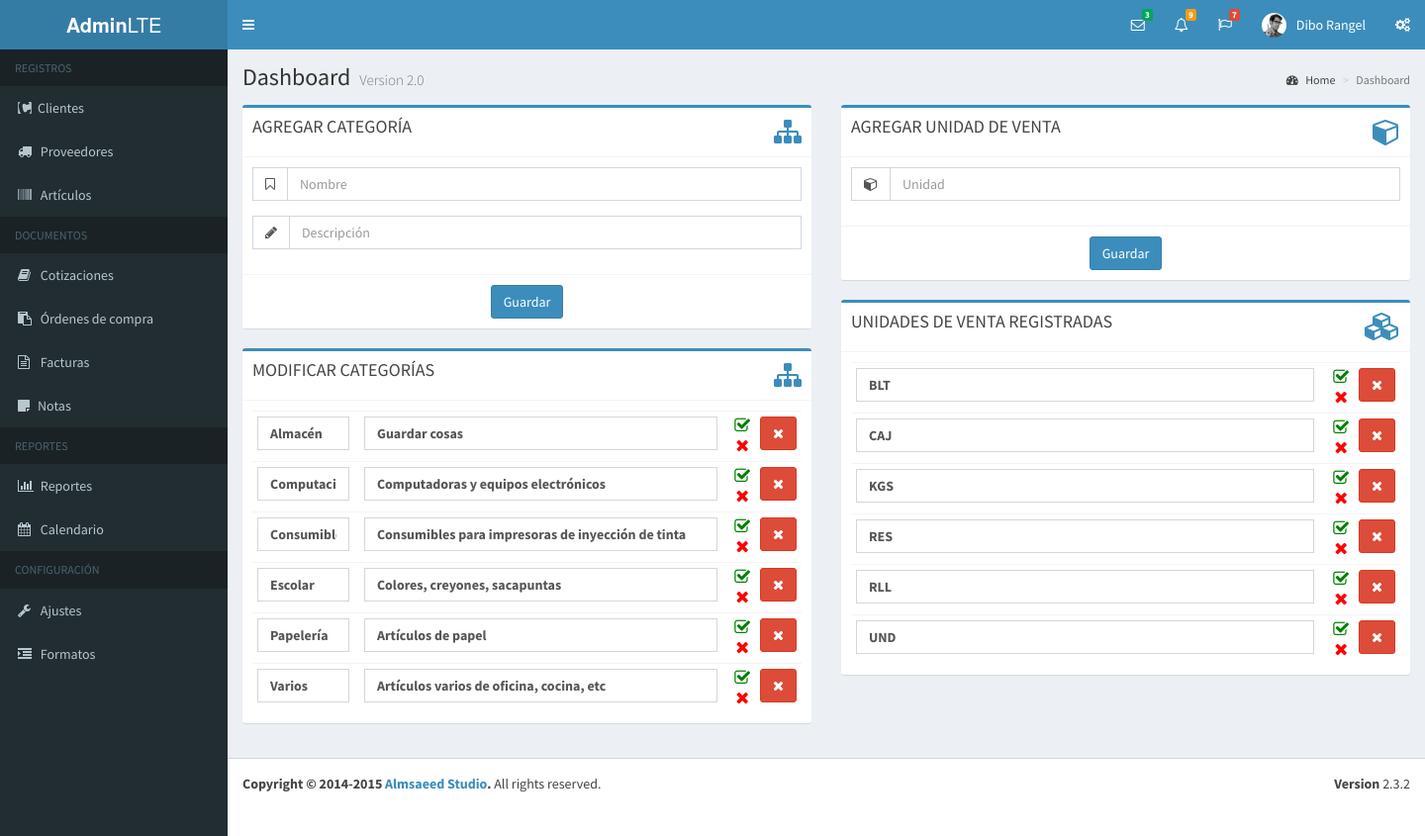
/categorias.php (signed in), run on an earlier commit of the app's database.
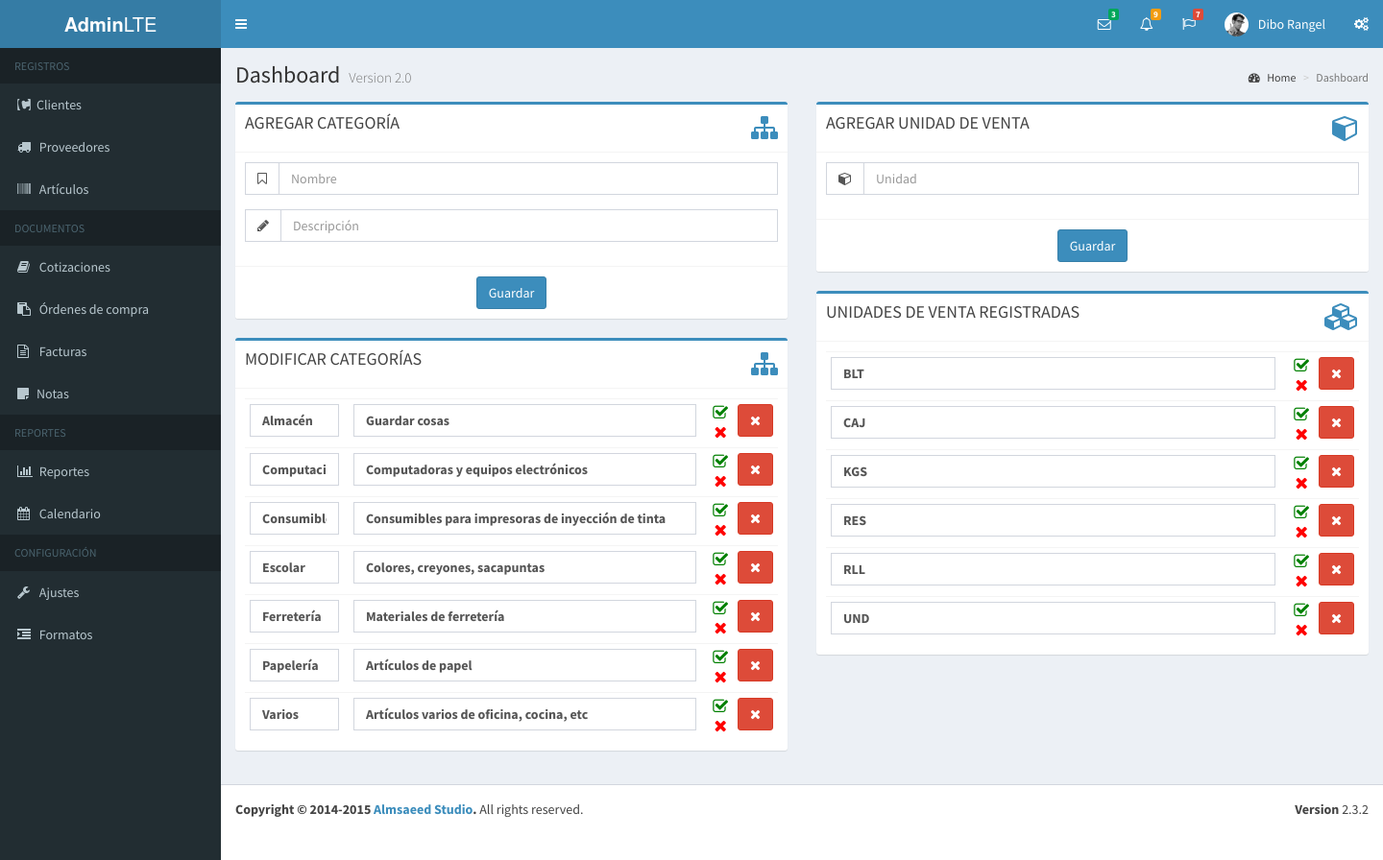
And on a later commit of the database.
### tables this page shows
CREATE TABLE IF NOT EXISTS `usuario` (
  `idUsuario` int(11) NOT NULL AUTO_INCREMENT,
  `usuario` varchar(60) NOT NULL,
  `password` varchar(60) NOT NULL,
  `nombre` varchar(80) DEFAULT NULL,
  `empresa` varchar(40) DEFAULT NULL,
  `subtitulo` varchar(120) DEFAULT NULL,
  `rif` varchar(15) DEFAULT NULL,
  `telefonos` varchar(80) DEFAULT NULL,
  `email` varchar(80) DEFAULT NULL,
  `vendedor` varchar(25) DEFAULT NULL,
  `direccion1` varchar(160) DEFAULT NULL,
  `direccion2` varchar(160) DEFAULT NULL,
  PRIMARY KEY (`idUsuario`)
);

CREATE TABLE IF NOT EXISTS `categoria` (
  `idCategoria` int(7) NOT NULL AUTO_INCREMENT,
  `nombre` varchar(50) DEFAULT NULL,
  `descripcion` varchar(200) DEFAULT NULL,
  PRIMARY KEY (`idCategoria`)
);

CREATE TABLE IF NOT EXISTS `unidad` (
  `idUnidad` int(6) NOT NULL AUTO_INCREMENT,
  `nombre` varchar(30) DEFAULT NULL,
  PRIMARY KEY (`idUnidad`)
);

### bd/data-usuario.php (called while the page is built, shortened)
<?php
	function obtenerUsuarioPorId( $idu, $dbh ){
		$sql = "select * from usuario where idUsuario = $idu";
		$data_user = mysql_fetch_array( mysql_query ( $sql, $dbh ) );
		return $data_user;
	}
?>

### bd/data-articulo.php (called while the page is built, shortened)
<?php
	function obtenerCategoriasArticulos( $dbh ){
		$lista_c = array();
		$q = "select * from categoria order by nombre asc";
		$data = mysql_query( $q, $dbh );
		while( $c = mysql_fetch_array( $data ) ){
			$lista_c[] = $c;
		}
		return $lista_c;
	}
	function obtenerUnidadesVenta( $dbh ){
		$lista_u = array();
		$q = "select * from unidad order by nombre asc";
		$data = mysql_query( $q, $dbh );
		while( $u = mysql_fetch_array( $data ) ){
			$lista_u[] = $u;
		}
		return $lista_u;
	}
?>

### categorias.php (the view, shortened to what this page needs)
<?php
	include( "bd/bd.php" );
	include( "bd/data-usuario.php" );
	include( "bd/data-articulo.php" );
  	$unidades = obtenerUnidadesVenta( $dbh );
	$categorias = obtenerCategoriasArticulos( $dbh );
?>
<!DOCTYPE html>
<html>
<head>
  <link rel="stylesheet" href="bootstrap/css/bootstrap.min.css">
    <link rel="stylesheet" href="https://maxcdn.bootstrapcdn.com/font-awesome/4.4.0/css/font-awesome.min.css">
    <link rel="stylesheet" href="https://code.ionicframework.com/ionicons/2.0.1/css/ionicons.min.css">
    <link rel="stylesheet" href="plugins/daterangepicker/daterangepicker-bs3.css">
    <link rel="stylesheet" href="plugins/iCheck/all.css">
    <link rel="stylesheet" href="plugins/colorpicker/bootstrap-colorpicker.min.css">
    <link rel="stylesheet" href="plugins/timepicker/bootstrap-timepicker.min.css">
    <link rel="stylesheet" href="plugins/select2/select2.min.css">
    <link rel="stylesheet" href="dist/css/AdminLTE.min.css">
    <link rel="stylesheet" href="dist/css/skins/_all-skins.min.css">
	<link rel="stylesheet" type="text/css" href="css/style.css">
    <link rel="stylesheet" type="text/css" href="plugins/bootstrapvalidator-dist-0.5.3/dist/css/bootstrapValidator.css">
</head>
<body class="hold-transition skin-blue sidebar-mini">
<div class="wrapper">
  <header class="main-header">
    <a href="main.php" class="logo">
      <span class="logo-lg"><b>Admin</b>LTE</span>
    </a>
    <nav class="navbar navbar-static-top" role="navigation">
      <a href="#" class="sidebar-toggle" data-toggle="offcanvas" role="button">
      </a>
      <div class="navbar-custom-menu">
        <ul class="nav navbar-nav">
          <?php include("subforms/nav/mensajes.php");?>
          <?php include("subforms/nav/notificaciones.php");?>
          <?php include("subforms/nav/tareas.php");?>
          <?php include("subforms/nav/perfil.php");?>
          <li>
            <a href="#" data-toggle="control-sidebar"><i class="fa fa-gears"></i></a>
          </li>
        </ul>
      </div>
    </nav>
  </header>
  <?php include("subforms/nav/menu_ppal.php");?>
  <div class="content-wrapper">
    <section class="content-header">
      <h1>
        Dashboard
        <small>Version 2.0</small>
      </h1>
      <ol class="breadcrumb">
        <li><a href="#"><i class="fa fa-dashboard"></i> Home</a></li>
        <li class="active">Dashboard</li>
      </ol>
    </section>
    <section class="content">
    	<div class="row">
            <div class="col-md-6">
              <div class="box box-primary">
                <div class="box-header with-border">
                  <h3 class="box-title">AGREGAR CATEGORÍA</h3>
                  <div class="icon-color"><i class="fa fa-sitemap fa-2x"></i></div>
                </div>
                <form role="form" id="frm_ncategoria" name="form_agregar_categoria" action="bd/data-articulo.php" method="post">
                    <div class="box-body">
                        <div class="form-group">
                            <div class="input-group">
                              <div class="input-group-addon"><i class="fa fa-bookmark-o"></i></div>
                              <input type="text" class="form-control" id="cnombre" placeholder="Nombre" name="nombre">
                            </div>
                        </div>
                        <div class="form-group">
                            <div class="input-group">
                                <div class="input-group-addon"><i class="fa fa-pencil"></i></div>
                                <input id="cdescripcion" type="text" class="form-control" placeholder="Descripción" name="descripcion">
                            </div>
                        </div>
                    </div>
                    <div class="box-footer" align="center">
                      <button type="submit" class="btn btn-primary" id="bt_reg_proveedor">Guardar</button>
                    </div>
                </form>
              </div>
              <div class="box box-primary">
                <div class="box-header with-border">
                  <h3 class="box-title">MODIFICAR CATEGORÍAS</h3>
                  <div class="icon-color"><i class="fa fa-sitemap fa-2x"></i></div>
                </div>
                <div class="box-body">
                  <table class="table table-condensed" id="lista_categorias">
                      <tbody>
                          <?php $ni = 0;
                            foreach( $categorias as $ctg ){ $ni++; ?>
                              <tr id="ru<?php echo $ni; ?>">
                                <th width="20%" class="tit_tdf_i">
                                  <div class="input-group input-space">
                                    <input type="text" class="form-control lncat" id="<?php echo $ctg["idCategoria"]; ?>"
                                    value="<?php echo $ctg["nombre"]; ?>">
                                  </div>
                                </th>
                                <th width="70%" class="tit_tdf_i">
                                  <div class="input-group input-space98">
                                    <input type="text" class="form-control ldcat" id="<?php echo $ctg["idCategoria"]; ?>"
                                    value="<?php echo $ctg["descripcion"]; ?>">
                                  </div>
                                </th>
                                <th width="3%" class="tit_tdf">
                                  <i class="fa fa-check-square-o chkupdt" id="chk<?php echo $ctg["idCategoria"]; ?>"></i>
                                  <i class="fa fa-times chkupdt_e" id="chkce<?php echo $ctg["idCategoria"]; ?>"></i>
                                </th>
                                <th width="7%" class="tit_tdf_d">
                                  <button type="button" class="btn btn-block btn-danger euv" data-idu="<?php echo $ni; ?>">
                                    <i class='fa fa-times'></i>
                                  </button>
                                </th>
                              </tr>
                          <?php } ?>
                      </tbody>
                  </table>
                </div>
              </div>
            </div>
            <div class="col-md-6">
              <div class="box box-primary">
                <div class="box-header with-border">
                  <h3 class="box-title">AGREGAR UNIDAD DE VENTA</h3>
                  <div class="icon-color"><i class="fa fa fa-cube fa-2x"></i></div>
                </div>
                <form role="form" id="frm_nuv" name="form_agregar_unidad_venta" action="bd/data-articulo.php" method="post">
                    <div class="box-body">
                        <div class="form-group">
                            <div class="input-group">
                              <div class="input-group-addon"><i class="fa fa-cube"></i></div>
                              <input type="text" class="form-control" id="cuv" placeholder="Unidad" name="unidad"
                              maxlength="4" onKeyUp="javascript:this.value=this.value.toUpperCase();">
                            </div>
                        </div>
                    </div>
                    <div class="box-footer" align="center">
                      <button type="submit" class="btn btn-primary" id="bt_reg_unidad">Guardar</button>
                    </div>
                </form>
              </div>
              <div class="box box-primary">
                <div class="box-header with-border">
                  <h3 class="box-title">UNIDADES DE VENTA REGISTRADAS</h3>
                  <div class="icon-color"><i class="fa fa fa-cubes fa-2x"></i></div>
                </div>
                <div class="box-body">
                  <table class="table table-condensed" id="lista_udv">
                      <tbody>
                          <?php $ni = 0;
                            foreach( $unidades as $u ){ $ni++; ?>
                              <tr id="ru<?php echo $ni; ?>">
                                <th width="90%" class="tit_tdf_i">
                                  <div class="input-group input-space98">
                                    <input type="text" class="form-control lnund" maxlength="4" id="<?php echo $u["idUnidad"]; ?>"
                                    value="<?php echo $u["nombre"]; ?>" onKeyUp="javascript:this.value=this.value.toUpperCase();">
                                  </div>
                                </th>
                                <th width="3%" class="tit_tdf">
                                  <i class="fa fa-check-square-o chkupdt" id="chku<?php echo $u["idUnidad"]; ?>"></i>
                                  <i class="fa fa-times chkupdt_e" id="chkue<?php echo $u["idUnidad"]; ?>"></i>
                                </th>
                                <th width="7%" class="tit_tdf_d">
                                  <button type="button" class="btn btn-block btn-danger euv" data-idu="<?php echo $ni; ?>">
                                    <i class='fa fa-times'></i>
                                  </button>
                                </th>
                              </tr>
                          <?php } ?>
                      </tbody>
                  </table>
                </div>
              </div>
            </div>
          </div>
    </section>
  </div>
  <?php include("subforms/nav/footer.php"); ?>
</div>
</body>
</html>

### subforms/nav/mensajes.php (shortened to what this page needs)
<li class="dropdown messages-menu">
<a href="#" class="dropdown-toggle" data-toggle="dropdown">
  <i class="fa fa-envelope-o"></i>
  <span class="label label-success">3</span>
</a>
</li>

### subforms/nav/notificaciones.php (shortened to what this page needs)
<li class="dropdown notifications-menu">
<a href="#" class="dropdown-toggle" data-toggle="dropdown">
  <i class="fa fa-bell-o"></i>
  <span class="label label-warning">9</span>
</a>
</li>

### subforms/nav/tareas.php (shortened to what this page needs)
<li class="dropdown tasks-menu">
<a href="#" class="dropdown-toggle" data-toggle="dropdown">
  <i class="fa fa-flag-o"></i>
  <span class="label label-danger">7</span>
</a>
</li>

### subforms/nav/perfil.php (shortened to what this page needs)
<?php
  $usuario = obtenerUsuarioPorId( $_SESSION["user"]["idUsuario"], $dbh );
?>
<li class="dropdown user user-menu">
<a href="#" class="dropdown-toggle" data-toggle="dropdown">
  <img src="dist/img/user2-160x160.jpg" class="user-image" alt="User Image">
  <span class="hidden-xs"><?php echo $usuario["nombre"]; ?></span>
</a>
</li>

### subforms/nav/menu_ppal.php (shortened to what this page needs)
<aside class="main-sidebar">
    <section class="sidebar">
      <ul class="sidebar-menu">
        <li class="header">REGISTROS</li>
        <li class="treeview">
          <a href="#">
            <i class="fa fa-contao"></i><span>Clientes</span>
          </a>
        </li>
        <li class="treeview">
          <a href="#">
            <i class="fa fa-truck"></i>
            <span>Proveedores</span>
          </a>
        </li>
        <li class="treeview">
          <a href="#">
            <i class="fa fa-barcode"></i>
            <span>Artículos</span>
          </a>
        </li>
        <li class="header">DOCUMENTOS</li>
        <li class="treeview">
          <a href="#">
            <i class="fa fa-book"></i>
            <span>Cotizaciones</span>
          </a>
        </li>
        <li>
          <a href="pages/widgets.html">
            <i class="fa fa-clipboard"></i> <span>Órdenes de compra</span>
          </a>
        </li>
        <li>
          <a href="#">
            <i class="fa fa-file-text-o"></i> <span>Facturas</span>
          </a>
        </li>
        <li>
          <a href="#">
            <i class="fa fa-sticky-note"></i><span>Notas</span>
          </a>
        </li>
        <li class="header">REPORTES</li>
        <li class="treeview">
          <a href="#">
            <i class="fa fa-bar-chart"></i> <span>Reportes</span>
          </a>
        </li>
        <li>
          <a href="pages/calendar.html">
            <i class="fa fa-calendar"></i> <span>Calendario</span>
          </a>
        </li>
        <li class="header">CONFIGURACIÓN</li>
        <li class="treeview">
          <a href="mantenimiento.php">
            <i class="fa fa-wrench"></i>
            <span>Ajustes</span>
          </a>
        </li>
        <li class="treeview">
          <a href="formatos.php">
            <i class="fa fa-indent"></i>
            <span>Formatos</span>
          </a>
        </li>
      </ul>
    </section>
  </aside>

### subforms/nav/footer.php
<footer class="main-footer">
	<div class="pull-right hidden-xs">
		<b>Version</b> 2.3.2
	</div>
	<strong>Copyright &copy; 2014-2015 <a href="http://almsaeedstudio.com">Almsaeed Studio</a>.</strong> All rights
reserved.
</footer>

### css/style.css (style rules this page uses)
.icon-color { color:#3C8DBC; float:right; }
.tit_tdf_i { text-align: left; }
.tit_tdf { text-align: center; }
.tit_tdf_d { text-align: right; }

### categorias.php (style rules this page uses)
.input-space { width:95%; }
.input-space98 { width:98%; }
.chkupdt { color: green; font-size:17px; }
.chkupdt_e { color: red; font-size:17px; }

What changed in the data, as far as the page shows it:
added categoria: nombre "Ferretería", descripcion "Materiales de ferretería"
